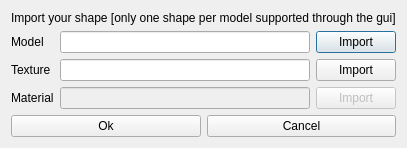
<?xml version="1.0" encoding="UTF-8"?>
<ui version="4.0">
 <class>ImportModelDialog</class>
 <widget class="QDialog" name="ImportModelDialog">
  <property name="geometry">
   <rect>
    <x>0</x>
    <y>0</y>
    <width>370</width>
    <height>147</height>
   </rect>
  </property>
  <property name="sizePolicy">
   <sizepolicy hsizetype="Minimum" vsizetype="Minimum">
    <horstretch>0</horstretch>
    <verstretch>0</verstretch>
   </sizepolicy>
  </property>
  <property name="windowTitle">
   <string>ImportModelDialog</string>
  </property>
  <layout class="QFormLayout" name="formLayout">
   <item row="1" column="0">
    <widget class="QLabel" name="label">
     <property name="text">
      <string>Model</string>
     </property>
    </widget>
   </item>
   <item row="1" column="1">
    <widget class="QWidget" name="widget" native="true">
     <layout class="QHBoxLayout" name="horizontalLayout">
      <property name="leftMargin">
       <number>0</number>
      </property>
      <property name="topMargin">
       <number>0</number>
      </property>
      <property name="rightMargin">
       <number>0</number>
      </property>
      <property name="bottomMargin">
       <number>0</number>
      </property>
      <item>
       <widget class="QLineEdit" name="modelPath">
        <property name="readOnly">
         <bool>true</bool>
        </property>
       </widget>
      </item>
      <item>
       <widget class="QPushButton" name="importModel">
        <property name="text">
         <string>Import</string>
        </property>
       </widget>
      </item>
     </layout>
    </widget>
   </item>
   <item row="2" column="0">
    <widget class="QLabel" name="label_2">
     <property name="text">
      <string>Texture</string>
     </property>
    </widget>
   </item>
   <item row="2" column="1">
    <widget class="QWidget" name="widget_2" native="true">
     <layout class="QHBoxLayout" name="horizontalLayout_2">
      <property name="leftMargin">
       <number>0</number>
      </property>
      <property name="topMargin">
       <number>0</number>
      </property>
      <property name="rightMargin">
       <number>0</number>
      </property>
      <property name="bottomMargin">
       <number>0</number>
      </property>
      <item>
       <widget class="QLineEdit" name="texturePath">
        <property name="readOnly">
         <bool>true</bool>
        </property>
       </widget>
      </item>
      <item>
       <widget class="QPushButton" name="importTexture">
        <property name="text">
         <string>Import</string>
        </property>
       </widget>
      </item>
     </layout>
    </widget>
   </item>
   <item row="0" column="0" colspan="2">
    <widget class="QLabel" name="label_3">
     <property name="text">
      <string>Import your shape [only one shape per model supported through the gui]</string>
     </property>
    </widget>
   </item>
   <item row="4" column="0" colspan="2">
    <widget class="QWidget" name="widget_3" native="true">
     <layout class="QHBoxLayout" name="horizontalLayout_3">
      <property name="leftMargin">
       <number>0</number>
      </property>
      <property name="topMargin">
       <number>0</number>
      </property>
      <property name="rightMargin">
       <number>0</number>
      </property>
      <property name="bottomMargin">
       <number>0</number>
      </property>
      <item>
       <widget class="QPushButton" name="okAction">
        <property name="text">
         <string>Ok</string>
        </property>
       </widget>
      </item>
      <item>
       <widget class="QPushButton" name="cancelAction">
        <property name="text">
         <string>Cancel</string>
        </property>
       </widget>
      </item>
     </layout>
    </widget>
   </item>
   <item row="3" column="0">
    <widget class="QLabel" name="label_4">
     <property name="text">
      <string>Material</string>
     </property>
    </widget>
   </item>
   <item row="3" column="1">
    <widget class="QWidget" name="widget_4" native="true">
     <layout class="QHBoxLayout" name="horizontalLayout_4">
      <property name="leftMargin">
       <number>0</number>
      </property>
      <property name="topMargin">
       <number>0</number>
      </property>
      <property name="rightMargin">
       <number>0</number>
      </property>
      <property name="bottomMargin">
       <number>0</number>
      </property>
      <item>
       <widget class="QLineEdit" name="materialPath">
        <property name="enabled">
         <bool>false</bool>
        </property>
       </widget>
      </item>
      <item>
       <widget class="QPushButton" name="importMaterial">
        <property name="enabled">
         <bool>false</bool>
        </property>
        <property name="text">
         <string>Import</string>
        </property>
       </widget>
      </item>
     </layout>
    </widget>
   </item>
  </layout>
 </widget>
 <layoutdefault spacing="6" margin="11"/>
 <resources/>
 <connections/>
</ui>
